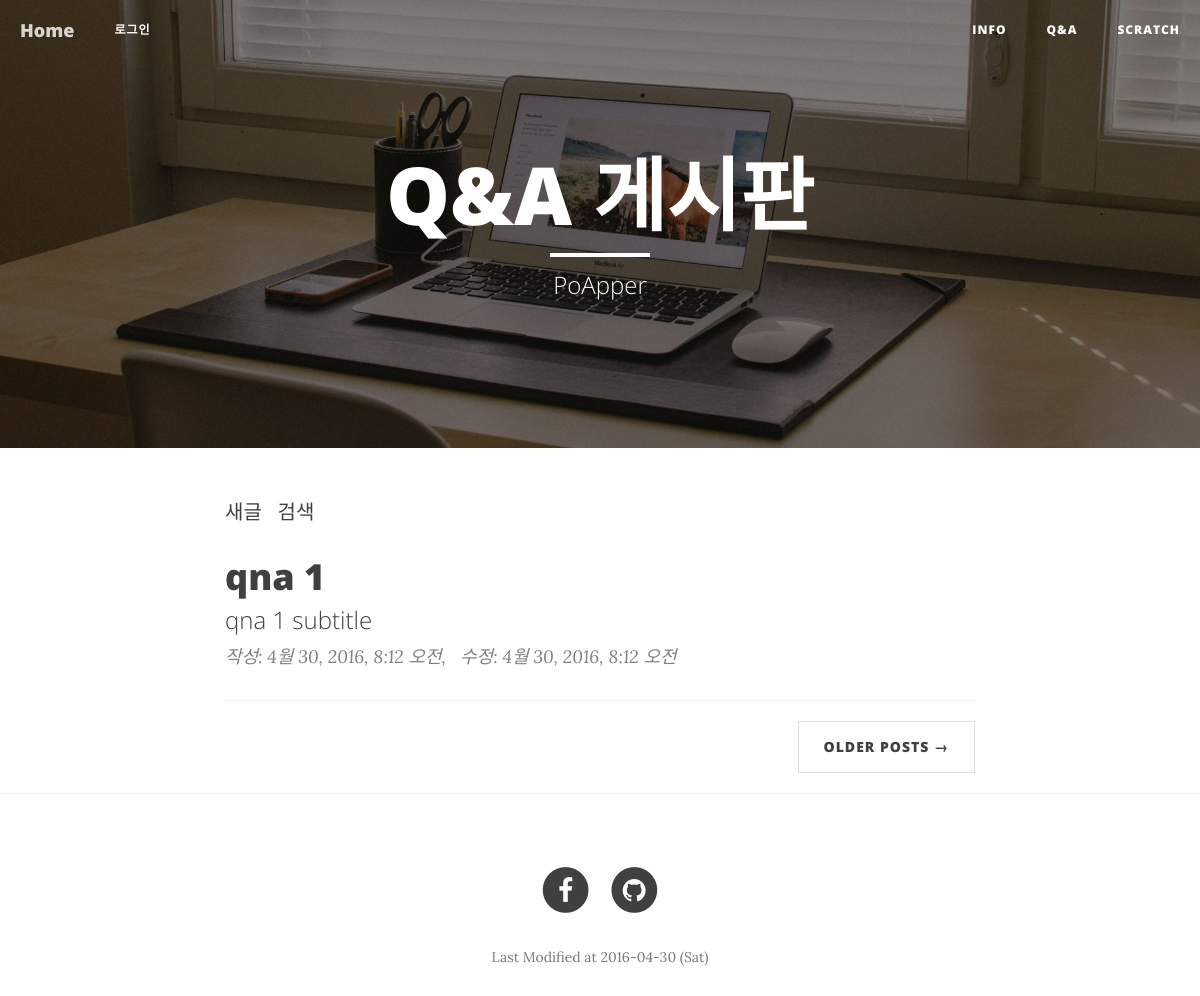
/qna/, run on the app's committed database.
### qna/models.py (models this page shows, shortened)
class Post(models.Model):
	title = models.CharField(max_length=200)
	subtitle = models.CharField(max_length=100, blank=True, null=True)
	content = models.TextField(blank=True, null=True)
	created_at = models.DateTimeField(auto_now_add=True)
	updated_at = models.DateTimeField(auto_now=True)

### qna/views.py (the view)
# urls.py: url(r'^qna/$', 'qna.views.show_main'),
def show_main(request):
	post_list = Post.objects.all().order_by('-created_at')
	return render(request, 'qna/main.html', {'post_list':post_list})

### templates/qna/main.html (shortened to what this page needs)
{% extends "base.html" %}
{% load staticfiles %}
{% block content %}
<header class="intro-header" style='background-image: url("{% static 'img/home-bg.jpg' %}")'>
	<div class="container">
		<div class="row">
			<div class="col-lg-8 col-lg-offset-2 col-md-10 col-md-offset-1">
				<div class="site-heading">
					<h1>Q&A 게시판</h1>
					<hr class="small">
					<span class="subheading">PoApper</span>
				</div>
			</div>
		</div>
	</div>
</header>
<div class="container">
	<div class="row">
		<div class="col-lg-8 col-lg-offset-2 col-md-10 col-md-offset-1">
			<a href="http://ubuntu.poapper.com:7778/admin/qna/post/add/">새글</a> &nbsp; <a href="http://ubuntu.poapper.com:7778/admin/qna/post/">검색</a>
			<div class="post-preview">
				{% for post in post_list %}
				<a href="{% url 'qna.views.post_detail' post.pk %}">
					<h2 class="post-title">
						{{ post.title }}
					</h2>
					<h3 class="post-subtitle">
						{{ post.subtitle }}
					</h3>
				</a>
				<p class="post-meta">작성: {{ post.created_at }},&nbsp;&nbsp; 수정: {{ post.updated_at }}</p>
				<hr>
				{% endfor %}
			</div>
			<ul class="pager">
				<li class="next">
					<a href="#">Older Posts &rarr;</a>
				</li>
			</ul>
		</div>
	</div>
</div>
{% endblock %}

### data on the page
Post: title "qna 1", subtitle "qna 1 subtitle", created_at "4월 30, 2016, 8:12 오전", updated_at "4월 30, 2016, 8:12 오전"
